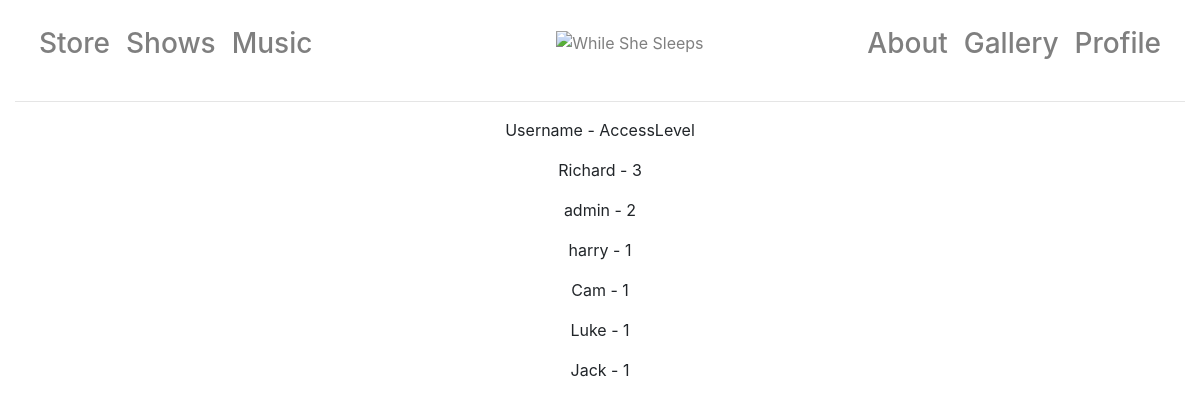
/owner/users (signed in), run on the app's committed database.
### app/models.py (models this page shows, shortened)
class User(UserMixin, db.Model):
    id = db.Column(db.Integer, primary_key=True)
    username = db.Column(db.String(64), index=True, unique=True)
    email = db.Column(db.String(120), index=True, unique=True)
    password_hash = db.Column(db.String(128))
    name = db.Column(db.String(40), index=True)
    address1 = db.Column(db.String(40), index=True)
    address2 = db.Column(db.String(40), index=True)
    towncity = db.Column(db.String(40), index=True)
    postcode = db.Column(db.String(40), index=True)
    accesslevel = db.Column(db.Integer, index=True)

### app/routes.py (the view)
@app.route("/owner/users")
@login_required
def owner_users():
    for i in User.query.all():
        if i.username == current_user.username:
            if i.accesslevel == 3:
                return render_template("user/all_users.html", title="Owner-", user = User.query.all())
            else:
                return redirect(url_for("index"))

### app/models.py (called while the page is built)
@login.user_loader
def load_user(the_id):
    return User.query.get(int(the_id))

### app/templates/user/all_users.html
{% extends "layout.html" %}
{% block body %}
    <div class="text-center">
        <p>Username - AccessLevel</p>
    {% for i in user %}
        <p>{{ i.username }} - {{ i.accesslevel }}</p>
    {% endfor %}
    </div>
{% endblock %}

### app/templates/layout.html (style rules this page uses)
:root { --blue:#007bff;--indigo:#6610f2;--purple:#6f42c1;--pink:#e83e8c;--red:#dc3545;--orange:#fd7e14;--yellow:#ffc107;--green:#28a745;--teal:#20c997;--cyan:#17a2b8;--white:#fff;--gray:#6c757d;--gray-dark:#343a40;--primary:#007bff;--secondary:#6c757d;--success:#28a745;--info:#17a2b8;--warning:#ffc107;--danger:#dc3545;--light:#f8f9fa;--dark:#343a40;--breakpoint-xs:0;--breakpoint-sm:576px;--breakpoint-md:768px;--breakpoint-lg:992px;--breakpoint-xl:1200px;--font-family-sans-serif:-apple-system,BlinkMacSystemFont,"Segoe UI",Roboto,"Helvetica Neue",Arial,sans-serif,"Apple Color Emoji","Segoe UI Emoji","Segoe UI Symbol";--font-family-monospace:SFMono-Regular,Menlo,Monaco,Consolas,"Liberation Mono","Courier New",monospace }
*,::after,::before { box-sizing:border-box }
html { font-family:sans-serif;line-height:1.15;-webkit-text-size-adjust:100%;-ms-text-size-adjust:100%;-ms-overflow-style:scrollbar;-webkit-tap-highlight-color:transparent }
body { margin:0;font-family:-apple-system,BlinkMacSystemFont,"Segoe UI",Roboto,"Helvetica Neue",Arial,sans-serif,"Apple Color Emoji","Segoe UI Emoji","Segoe UI Symbol";font-size:1rem;font-weight:400;line-height:1.5;color:#212529;text-align:left;background-color:#fff }
p { margin-top:0;margin-bottom:1rem }

### data on the page
User: username "Richard", accesslevel "3"
User: username "admin", accesslevel "2"
User: username "harry", accesslevel "1"
User: username "Cam", accesslevel "1"
User: username "Luke", accesslevel "1"
User: username "Jack", accesslevel "1"
